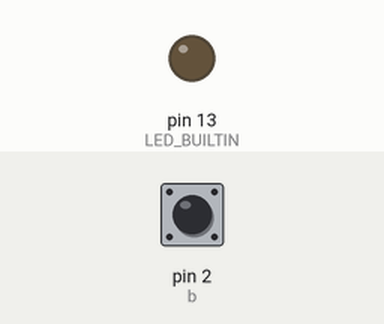
Simulated run of this sketch. Board: Arduino Uno, built with avr-gcc and run on an emulated ATmega328P. Shown: output pins drawn as LEDs (lit = HIGH). Inputs (shaded band) come from the test bench; at power-on: pin 2 (b) HIGH.

Above: at 1.2 s.
1.3 s: pin 2 (b) pulled LOW for 0.15 s
At 1.7 s:
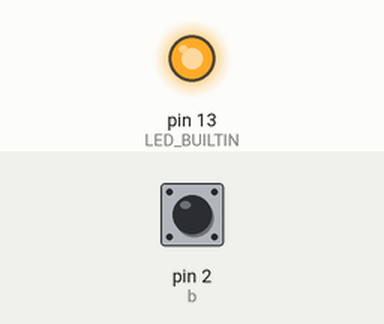
Timing chart, 0 to 10.4 s (numbered marks = the images above; inputs shaded):
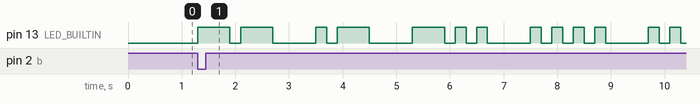

Measured:
- after the input at 1.3 s, pin 13 (LED_BUILTIN): LOW → HIGH at once, → LOW 0.60 s later, → HIGH 0.20 s later, → LOW 0.60 s later, … (26 changes in this stretch)

The sketch:

worksheet1.ino
```cpp
const int b = 2;

void setup() {
  pinMode(b, INPUT_PULLUP);
  pinMode(LED_BUILTIN, OUTPUT);
}

void dot() {
  digitalWrite(LED_BUILTIN, HIGH);
  delay(200);
  digitalWrite(LED_BUILTIN, LOW);
  delay(200);
}

void dash() {
  digitalWrite(LED_BUILTIN, HIGH);
  delay(600);
  digitalWrite(LED_BUILTIN, LOW);
  delay(200);
}

void blinkName() {
  // M (--)
  dash(); dash(); delay(600);

  // A (.-)
  dot(); dash(); delay(600);

  // D (-..)
  dash(); dot(); dot(); delay(600);

  // H (....)
  dot(); dot(); dot(); dot(); delay(600);

  // U (..-)
  dot(); dot(); dash(); delay(600);

  // R (.-.)
  dot(); dash(); dot(); delay(600);
}

void loop() {
  if (digitalRead(b) == LOW) {
    blinkName();
    delay(2000);
  }
}
```
